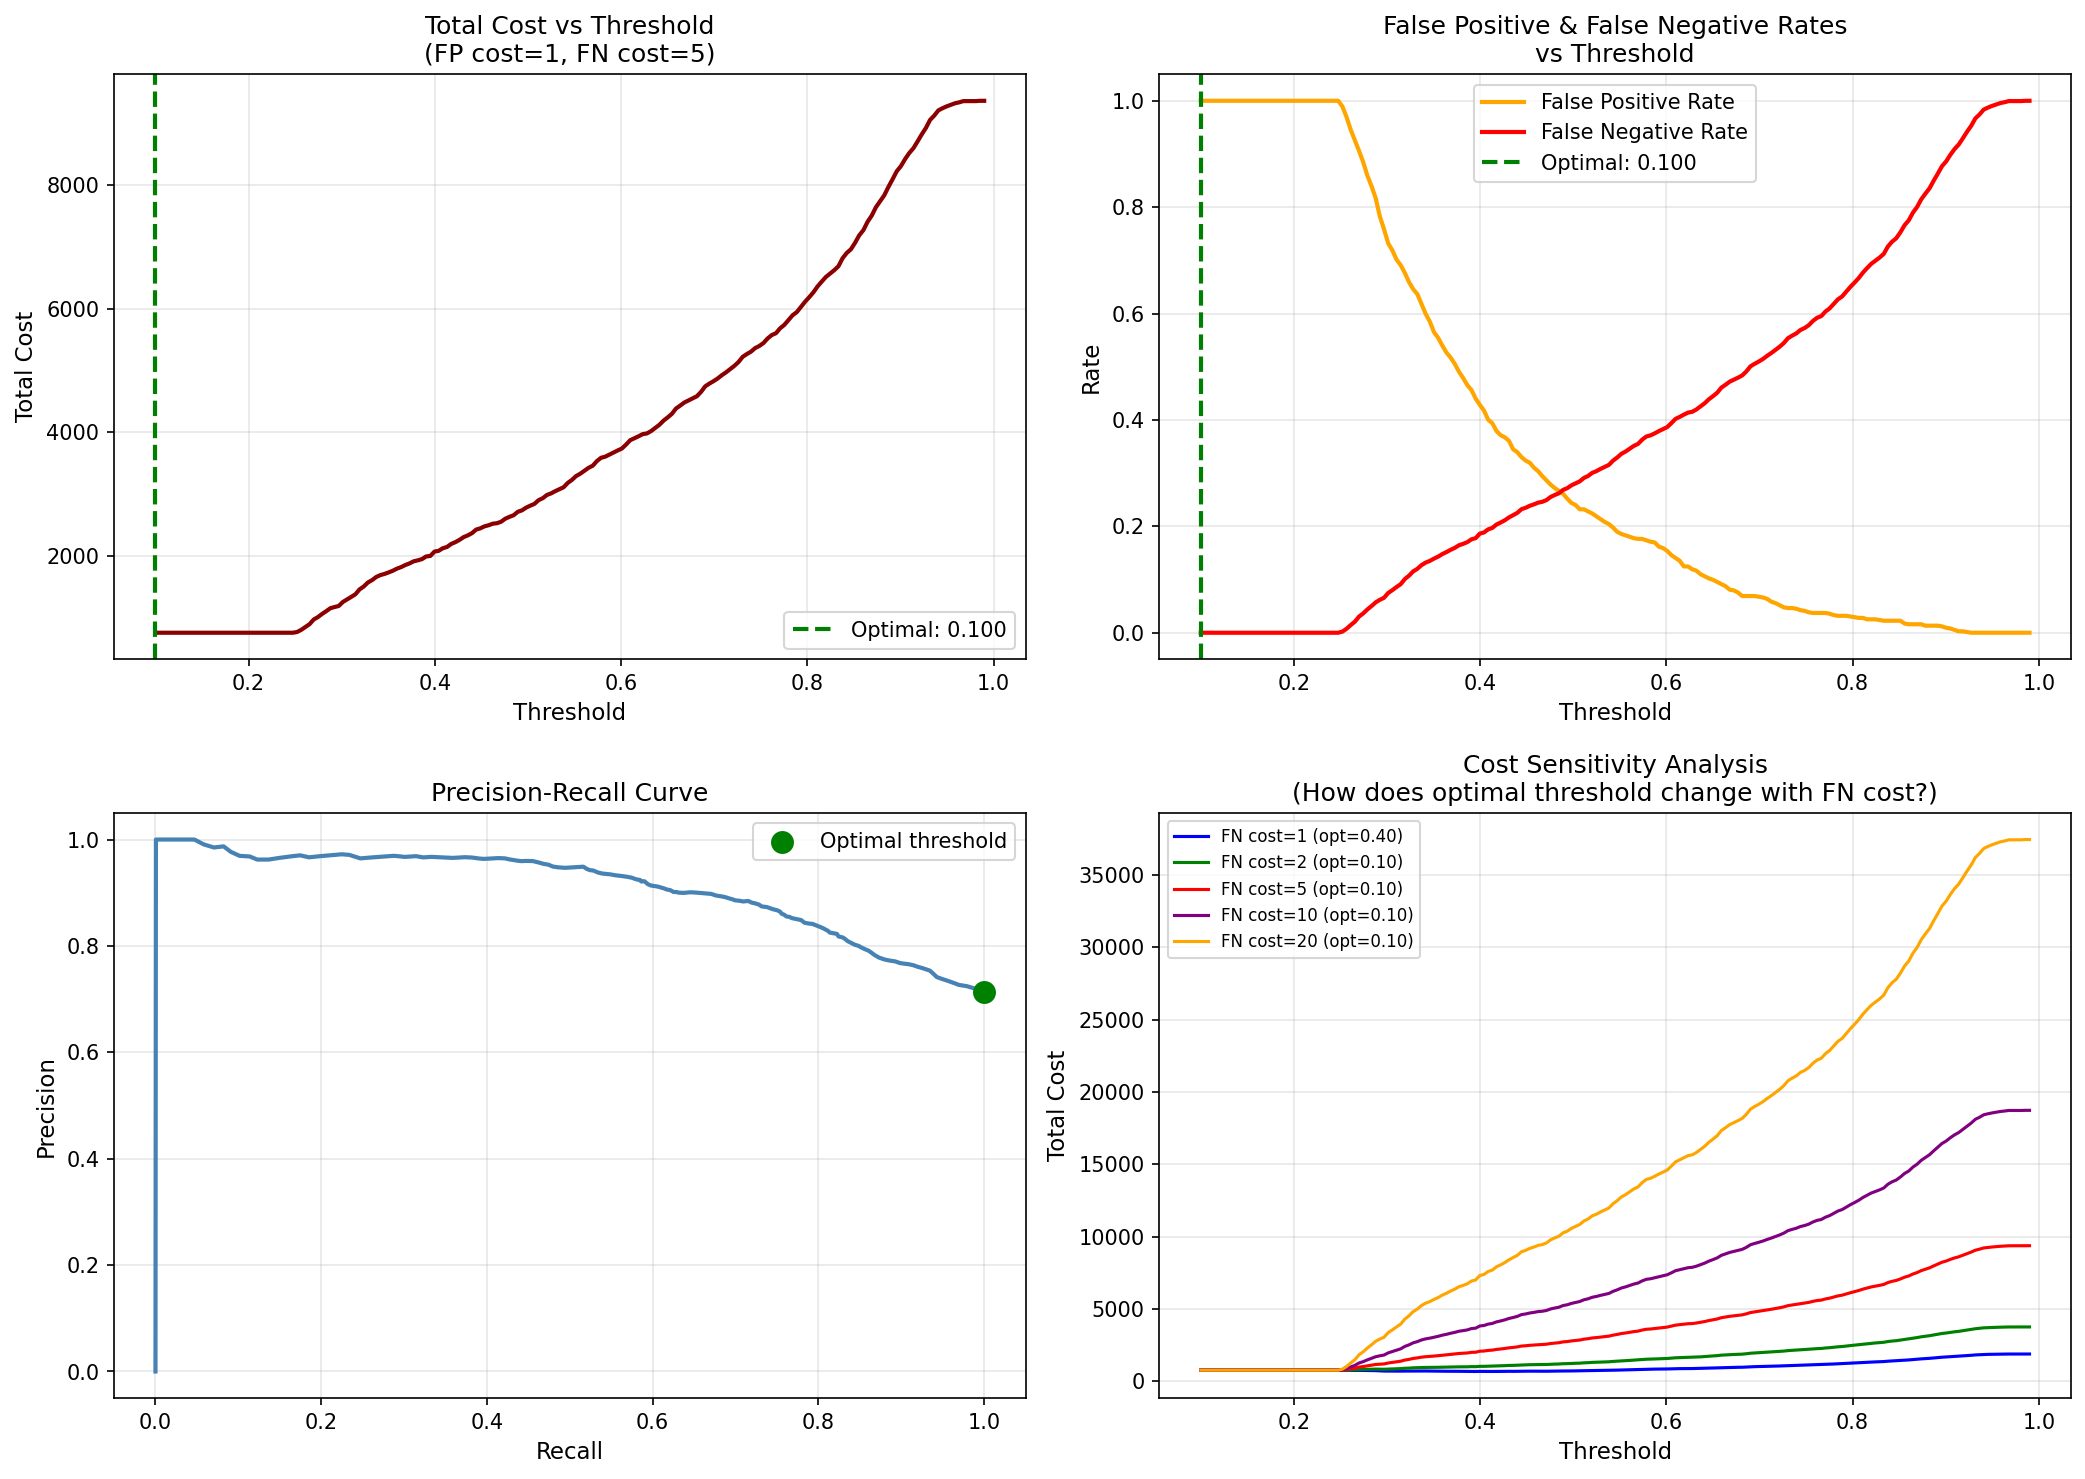

Here is the Python script that generated this plot:
import pandas as pd
import numpy as np
import matplotlib.pyplot as plt

# Load predictions
df = pd.read_csv('predictions.csv')

# --- COST FUNCTION ---
# In a safety-critical system:
# Missing a real threat (false negative) is more costly than a false alarm (false positive)
# We can adjust these weights to reflect different risk tolerances

FP_COST = 1   # Cost of flagging something incorrectly
FN_COST = 5   # Cost of missing a real threat (5x more costly)

# Test every possible threshold from 0.1 to 0.99
thresholds = np.linspace(0.1, 0.99, 200)

total_costs = []
fp_rates = []
fn_rates = []
precision_list = []
recall_list = []

for threshold in thresholds:
    # Everything above threshold gets flagged for review
    flagged = df['confidence'] >= threshold
    not_flagged = ~flagged

    # True positives: correctly flagged real threats
    tp = ((flagged) & (df['correct'] == 1)).sum()
    
    # False positives: flagged but actually wrong
    fp = ((flagged) & (df['correct'] == 0)).sum()
    
    # False negatives: not flagged but should have been
    fn = ((not_flagged) & (df['correct'] == 1)).sum()
    
    # True negatives: correctly not flagged
    tn = ((not_flagged) & (df['correct'] == 0)).sum()

    # Calculate cost
    total_cost = (fp * FP_COST) + (fn * FN_COST)
    total_costs.append(total_cost)

    # Calculate rates
    fp_rate = fp / (fp + tn) if (fp + tn) > 0 else 0
    fn_rate = fn / (fn + tp) if (fn + tp) > 0 else 0
    precision = tp / (tp + fp) if (tp + fp) > 0 else 0
    recall = tp / (tp + fn) if (tp + fn) > 0 else 0

    fp_rates.append(fp_rate)
    fn_rates.append(fn_rate)
    precision_list.append(precision)
    recall_list.append(recall)

# Find optimal threshold
optimal_idx = np.argmin(total_costs)
optimal_threshold = thresholds[optimal_idx]
optimal_cost = total_costs[optimal_idx]

print(f"Optimal Threshold: {optimal_threshold:.3f}")
print(f"Minimum Total Cost: {optimal_cost:.0f}")
print(f"At optimal threshold:")
print(f"  False Positive Rate: {fp_rates[optimal_idx]:.3f}")
print(f"  False Negative Rate: {fn_rates[optimal_idx]:.3f}")
print(f"  Precision: {precision_list[optimal_idx]:.3f}")
print(f"  Recall: {recall_list[optimal_idx]:.3f}")

# --- PLOTTING ---
fig, axes = plt.subplots(2, 2, figsize=(14, 10))

# Plot 1: Total cost vs threshold
axes[0,0].plot(thresholds, total_costs, color='darkred', linewidth=2)
axes[0,0].axvline(x=optimal_threshold, color='green', linestyle='--', 
                   linewidth=2, label=f'Optimal: {optimal_threshold:.3f}')
axes[0,0].set_xlabel('Threshold', fontsize=11)
axes[0,0].set_ylabel('Total Cost', fontsize=11)
axes[0,0].set_title('Total Cost vs Threshold\n(FP cost=1, FN cost=5)', fontsize=12)
axes[0,0].legend()
axes[0,0].grid(True, alpha=0.3)

# Plot 2: FP and FN rates vs threshold
axes[0,1].plot(thresholds, fp_rates, color='orange', linewidth=2, label='False Positive Rate')
axes[0,1].plot(thresholds, fn_rates, color='red', linewidth=2, label='False Negative Rate')
axes[0,1].axvline(x=optimal_threshold, color='green', linestyle='--',
                   linewidth=2, label=f'Optimal: {optimal_threshold:.3f}')
axes[0,1].set_xlabel('Threshold', fontsize=11)
axes[0,1].set_ylabel('Rate', fontsize=11)
axes[0,1].set_title('False Positive & False Negative Rates\nvs Threshold', fontsize=12)
axes[0,1].legend()
axes[0,1].grid(True, alpha=0.3)

# Plot 3: Precision vs Recall
axes[1,0].plot(recall_list, precision_list, color='steelblue', linewidth=2)
axes[1,0].scatter([recall_list[optimal_idx]], [precision_list[optimal_idx]], 
                   color='green', s=100, zorder=5, label=f'Optimal threshold')
axes[1,0].set_xlabel('Recall', fontsize=11)
axes[1,0].set_ylabel('Precision', fontsize=11)
axes[1,0].set_title('Precision-Recall Curve', fontsize=12)
axes[1,0].legend()
axes[1,0].grid(True, alpha=0.3)

# Plot 4: Cost sensitivity - what if FN cost changes?
fn_costs = [1, 2, 5, 10, 20]
colors = ['blue', 'green', 'red', 'purple', 'orange']

for fn_cost, color in zip(fn_costs, colors):
    costs = []
    for i, threshold in enumerate(thresholds):
        flagged = df['confidence'] >= threshold
        not_flagged = ~flagged
        fp = ((flagged) & (df['correct'] == 0)).sum()
        fn = ((not_flagged) & (df['correct'] == 1)).sum()
        costs.append(fp * 1 + fn * fn_cost)
    
    opt_idx = np.argmin(costs)
    axes[1,1].plot(thresholds, costs, color=color, linewidth=1.5, 
                   label=f'FN cost={fn_cost} (opt={thresholds[opt_idx]:.2f})')

axes[1,1].set_xlabel('Threshold', fontsize=11)
axes[1,1].set_ylabel('Total Cost', fontsize=11)
axes[1,1].set_title('Cost Sensitivity Analysis\n(How does optimal threshold change with FN cost?)', fontsize=12)
axes[1,1].legend(fontsize=8)
axes[1,1].grid(True, alpha=0.3)

plt.tight_layout()
plt.savefig('threshold_optimization.png', dpi=150, bbox_inches='tight')
plt.show()

print("\nPlot saved as threshold_optimization.png")
